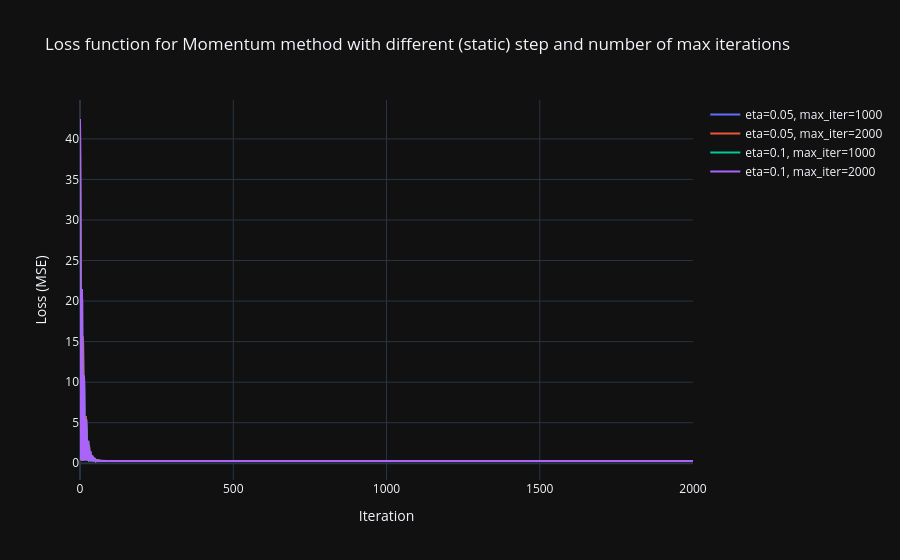

The notebook cell this image was saved under:
### Code cell
fig = go.Figure()
for i, (eta_i, max_iter_i) in enumerate(product(eta_list, max_iter_list)):
    fig.add_trace(go.Scatter(
        y=loss_list[i], mode="lines", name=f"eta={eta_i}, max_iter={int(max_iter_i)}"
    ))
fig.update_layout(title="Loss function for Momentum method with different (static) step and number of max iterations", xaxis_title="Iteration", yaxis_title="Loss (MSE)")
fig.show()

### Figure 1 — Plotly figure (JSON) as saved in the notebook; plotly's stock layout.template omitted (floating-point values rounded to 4 significant figures; data arrays with more than 128 entries replaced by an {"elided": "..."} marker saying what was removed)
{"data": [{"mode": "lines", "name": "eta=0.05, max_iter=1000", "y": {"elided": "1001 float values"}, "type": "scatter"}, {"mode": "lines", "name": "eta=0.05, max_iter=2000", "y": {"elided": "333 float values"}, "type": "scatter"}, {"mode": "lines", "name": "eta=0.1, max_iter=1000", "y": {"elided": "1001 float values"}, "type": "scatter"}, {"mode": "lines", "name": "eta=0.1, max_iter=2000", "y": {"elided": "2001 float values"}, "type": "scatter"}], "layout": {"title": {"text": "Loss function for Momentum method with different (static) step and number of max iterations"}, "xaxis": {"title": {"text": "Iteration"}}, "yaxis": {"title": {"text": "Loss (MSE)"}}}}
